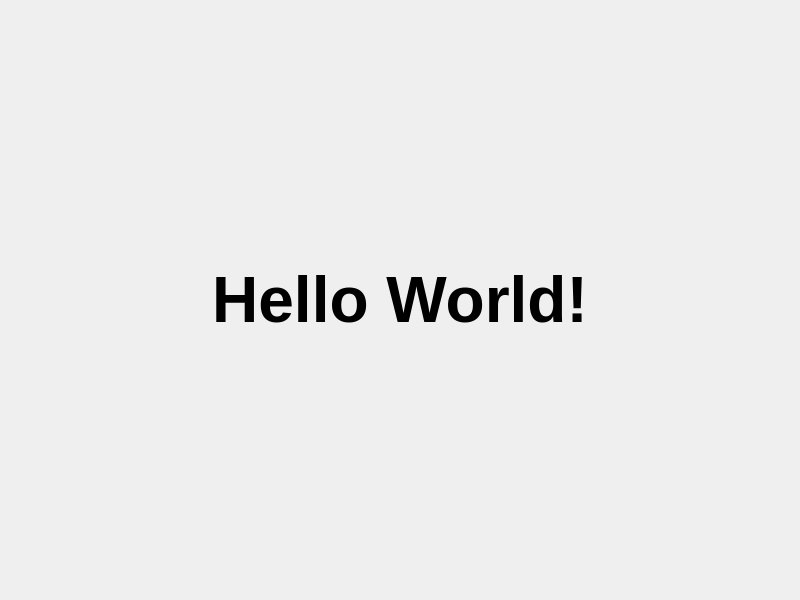
<?xml version="1.0" encoding="UTF-8"?>
<ui version="4.0">
    <class>Widget</class>
    <widget class="QWidget" name="Widget">
    <property name="geometry">
    <rect>
        <x>0</x>
        <y>0</y>
        <width>800</width>
        <height>600</height>
    </rect>
    </property>
    <property name="windowTitle">
    <string>Widget</string>
    </property>
    <layout class="QVBoxLayout" name="verticalLayout">
    <item>
        <widget class="QLabel" name="label">
            <property name="font">
                <font>
                <pointsize>48</pointsize>
                <bold>true</bold>
                </font>
            </property>

            <property name="text">
                <string>Hello World!</string>

                </property>
                <property name="alignment">
                <set>Qt::AlignCenter</set>
            </property>
        </widget>
    </item>
    </layout>
    </widget>
    <resources/>
    <connections/>
</ui>
